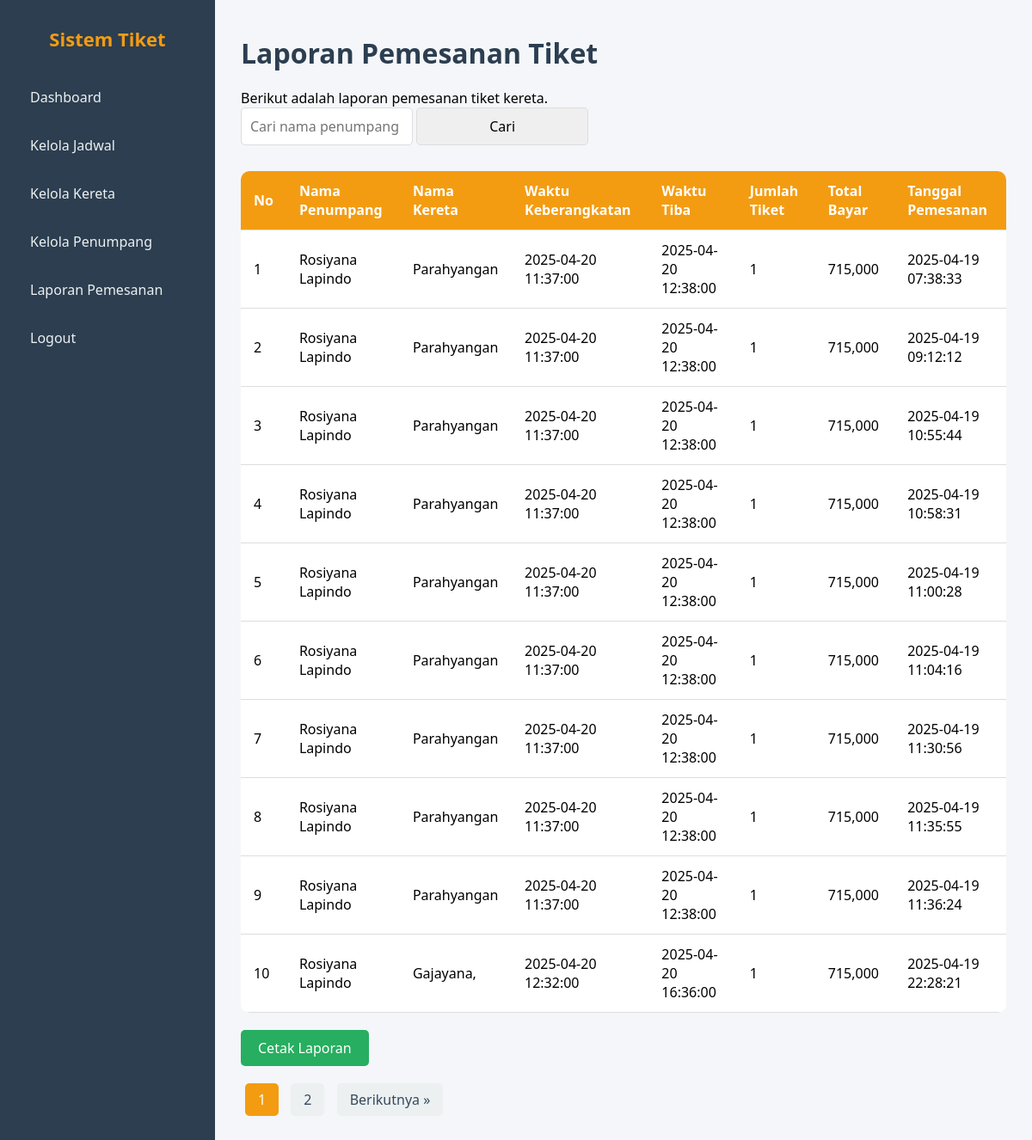
Page /admin/laporan.php (signed in) on the committed database.
### tables this page shows
CREATE TABLE `pemesanan` (
  `id` int(11) NOT NULL,
  `id_user` int(11) NOT NULL,
  `id_jadwal` int(11) NOT NULL,
  `jumlah_tiket` int(11) NOT NULL,
  `total_bayar` decimal(10,2) NOT NULL,
  `status_bayar` enum('belum bayar','sudah bayar') NOT NULL,
  `bukti_pembayaran` varchar(255) DEFAULT NULL,
  `metode_pembayaran` varchar(50) DEFAULT NULL,
  `waktu_pemesanan` timestamp NOT NULL DEFAULT current_timestamp()
);

CREATE TABLE `penumpang` (
  `Id` int(11) NOT NULL,
  `Id_pemesanan` int(11) NOT NULL,
  `Nama_penumpang` varchar(255) NOT NULL,
  `No_kursi` varchar(10) NOT NULL,
  `id_jadwal` int(11) DEFAULT NULL
);

CREATE TABLE `kereta` (
  `id` int(11) NOT NULL,
  `nama_kereta` varchar(100) NOT NULL,
  `jenis` enum('Ekonomi','Bisnis','Eksekutif') NOT NULL,
  `kapasitas` int(11) NOT NULL
);

CREATE TABLE `jadwal` (
  `id` int(11) NOT NULL,
  `id_kereta` int(11) NOT NULL,
  `asal` varchar(100) NOT NULL,
  `tujuan` varchar(100) NOT NULL,
  `waktu_berangkat` datetime NOT NULL,
  `waktu_tiba` datetime NOT NULL,
  `harga` decimal(10,2) NOT NULL
);

### admin/laporan.php (the view, shortened to what this page needs)
<?php
include '../koneksi.php';
$searchTerm = isset($_GET['search']) ? mysqli_real_escape_string($conn, $_GET['search']) : '';
$perPage = 10;
$page = isset($_GET['page']) ? (int)$_GET['page'] : 1;
$start = ($page - 1) * $perPage;
$query = "
SELECT
    pemesanan.id AS pemesanan_id,
    pemesanan.id_user,
    pemesanan.id_jadwal,
    pemesanan.jumlah_tiket,
    pemesanan.total_bayar,
    pemesanan.waktu_pemesanan,
    penumpang.nama_penumpang,
    jadwal.waktu_berangkat,
    jadwal.waktu_tiba,
    kereta.nama_kereta
FROM pemesanan
JOIN penumpang ON pemesanan.id_user = penumpang.id
JOIN jadwal ON pemesanan.id_jadwal = jadwal.id
JOIN kereta ON jadwal.id_kereta = kereta.id
WHERE penumpang.nama_penumpang LIKE ? OR kereta.nama_kereta LIKE ?
LIMIT ?, ?
";
$searchTermWildCard = "%$searchTerm%";
$stmt = mysqli_prepare($conn, $query);
mysqli_stmt_bind_param($stmt, 'ssii', $searchTermWildCard, $searchTermWildCard, $start, $perPage);
mysqli_stmt_execute($stmt);
$data_pemesanan = mysqli_stmt_get_result($stmt);
$countQuery = "SELECT COUNT(*) AS total FROM pemesanan
               JOIN penumpang ON pemesanan.id_user = penumpang.id
               JOIN jadwal ON pemesanan.id_jadwal = jadwal.id
               JOIN kereta ON jadwal.id_kereta = kereta.id
               WHERE penumpang.nama_penumpang LIKE ? OR kereta.nama_kereta LIKE ?";
$countStmt = mysqli_prepare($conn, $countQuery);
mysqli_stmt_bind_param($countStmt, 'ss', $searchTermWildCard, $searchTermWildCard);
mysqli_stmt_execute($countStmt);
$countResult = mysqli_stmt_get_result($countStmt);
$totalData = mysqli_fetch_assoc($countResult)['total'];
$totalPages = ceil($totalData / $perPage);
?>
<!DOCTYPE html>
<html lang="id">
<head>
</head>
<body>
<div class="sidebar">
    <h2>Sistem Tiket</h2>
    <a href="#">Dashboard</a>
    <a href="Kelola_jadwal.php">Kelola Jadwal</a>
    <a href="Kelola_kereta.php">Kelola Kereta</a>
    <a href="kelola_penumpang.php">Kelola Penumpang</a>
    <a href="laporan.php">Laporan Pemesanan</a>
    <a href=" ../logout.php">Logout</a>
</div>
<div class="main">
    <h1>Laporan Pemesanan Tiket</h1>
    <p>Berikut adalah laporan pemesanan tiket kereta.</p>
    <div class="search-bar">
        <form action="" method="get">
            <input type="text" name="search" placeholder="Cari nama penumpang atau kereta" value="<?= htmlspecialchars($searchTerm) ?>">
            <input type="submit" value="Cari">
        </form>
    </div>
    <table>
        <thead>
            <tr>
                <th>No</th>
                <th>Nama Penumpang</th>
                <th>Nama Kereta</th>
                <th>Waktu Keberangkatan</th>
                <th>Waktu Tiba</th>
                <th>Jumlah Tiket</th>
                <th>Total Bayar</th>
                <th>Tanggal Pemesanan</th>
            </tr>
        </thead>
        <tbody>
            <?php $no = 1; while ($row = mysqli_fetch_assoc($data_pemesanan)) { ?>
            <tr>
                <td><?= $no++ ?></td>
                <td><?= htmlspecialchars($row['nama_penumpang']) ?></td>
                <td><?= htmlspecialchars($row['nama_kereta']) ?></td>
                <td><?= $row['waktu_berangkat'] ?></td>
                <td><?= $row['waktu_tiba'] ?></td>
                <td><?= $row['jumlah_tiket'] ?></td>
                <td><?= number_format($row['total_bayar'], 3, ',', '.') ?></td>
                <td><?= $row['waktu_pemesanan'] ?></td>
            </tr>
            <?php } ?>
        </tbody>
    </table>
    <a href="javascript:window.print()" class="btn-print">Cetak Laporan</a>
    <div class="pagination">
        <?php for ($i = 1; $i <= $totalPages; $i++) { ?>
            <a href="?page=<?= $i ?>&search=<?= htmlspecialchars($searchTerm) ?>" class="<?= ($i == $page) ? 'active' : '' ?>"><?= $i ?></a>
        <?php } ?>
        <?php if ($page < $totalPages) { ?>
            <a href="?page=<?= $page + 1 ?>&search=<?= htmlspecialchars($searchTerm) ?>">Berikutnya &raquo;</a>
        <?php } ?>
    </div>
</div>
</body>
</html>

### admin/laporan.php (style rules this page uses)
* { margin: 0; padding: 0; box-sizing: border-box; font-family: 'Segoe UI', sans-serif; }
body { background: #f4f6f9; }
.sidebar { width: 250px; background: #2c3e50; color: #fff; position: fixed; top: 0; bottom: 0; padding: 30px 20px; }
.sidebar h2 { margin-bottom: 30px; font-size: 22px; text-align: center; color: #f39c12; }
.sidebar a { display: block; color: #ecf0f1; padding: 12px 15px; margin: 10px 0; text-decoration: none; border-radius: 8px; transition: 0.3s; }
.main { margin-left: 250px; padding: 40px 30px; }
.main h1 { margin-bottom: 20px; color: #2c3e50; }
.search-bar { margin-bottom: 20px; }
.search-bar input { padding: 10px; width: 200px; font-size: 16px; border-radius: 5px; border: 1px solid #ddd; }
table { width: 100%; border-collapse: collapse; margin-top: 30px; background: #fff; border-radius: 10px; overflow: hidden; }
table th, table td { padding: 12px 15px; border-bottom: 1px solid #ddd; text-align: left; }
table th { background-color: #f39c12; color: #fff; }
.btn-print { display: inline-block; margin-top: 20px; padding: 10px 20px; background: #27ae60; color: #fff; border-radius: 5px; text-decoration: none; }
.pagination { margin-top: 20px; }
.pagination a { display: inline-block; margin: 0 5px; padding: 8px 15px; background: #ecf0f1; color: #34495e; border-radius: 5px; text-decoration: none; }
.pagination a.active { background: #f39c12; color: white; }

### rows in the picture
pemesanan: penumpang.Nama_penumpang "Rosiyana Lapindo", kereta.nama_kereta "Parahyangan", id_jadwal.waktu_berangkat "2025-04-20 11:37:00", id_jadwal.waktu_tiba "2025-04-20 12:38:00", jumlah_tiket "1", total_bayar "715,000", waktu_pemesanan "2025-04-19 07:38:33"
pemesanan: penumpang.Nama_penumpang "Rosiyana Lapindo", kereta.nama_kereta "Parahyangan", id_jadwal.waktu_berangkat "2025-04-20 11:37:00", id_jadwal.waktu_tiba "2025-04-20 12:38:00", jumlah_tiket "1", total_bayar "715,000", waktu_pemesanan "2025-04-19 09:12:12"
pemesanan: penumpang.Nama_penumpang "Rosiyana Lapindo", kereta.nama_kereta "Parahyangan", id_jadwal.waktu_berangkat "2025-04-20 11:37:00", id_jadwal.waktu_tiba "2025-04-20 12:38:00", jumlah_tiket "1", total_bayar "715,000", waktu_pemesanan "2025-04-19 10:55:44"
pemesanan: penumpang.Nama_penumpang "Rosiyana Lapindo", kereta.nama_kereta "Parahyangan", id_jadwal.waktu_berangkat "2025-04-20 11:37:00", id_jadwal.waktu_tiba "2025-04-20 12:38:00", jumlah_tiket "1", total_bayar "715,000", waktu_pemesanan "2025-04-19 10:58:31"
pemesanan: penumpang.Nama_penumpang "Rosiyana Lapindo", kereta.nama_kereta "Parahyangan", id_jadwal.waktu_berangkat "2025-04-20 11:37:00", id_jadwal.waktu_tiba "2025-04-20 12:38:00", jumlah_tiket "1", total_bayar "715,000", waktu_pemesanan "2025-04-19 11:00:28"
pemesanan: penumpang.Nama_penumpang "Rosiyana Lapindo", kereta.nama_kereta "Parahyangan", id_jadwal.waktu_berangkat "2025-04-20 11:37:00", id_jadwal.waktu_tiba "2025-04-20 12:38:00", jumlah_tiket "1", total_bayar "715,000", waktu_pemesanan "2025-04-19 11:04:16"
pemesanan: penumpang.Nama_penumpang "Rosiyana Lapindo", kereta.nama_kereta "Parahyangan", id_jadwal.waktu_berangkat "2025-04-20 11:37:00", id_jadwal.waktu_tiba "2025-04-20 12:38:00", jumlah_tiket "1", total_bayar "715,000", waktu_pemesanan "2025-04-19 11:30:56"
pemesanan: penumpang.Nama_penumpang "Rosiyana Lapindo", kereta.nama_kereta "Parahyangan", id_jadwal.waktu_berangkat "2025-04-20 11:37:00", id_jadwal.waktu_tiba "2025-04-20 12:38:00", jumlah_tiket "1", total_bayar "715,000", waktu_pemesanan "2025-04-19 11:35:55"
pemesanan: penumpang.Nama_penumpang "Rosiyana Lapindo", kereta.nama_kereta "Parahyangan", id_jadwal.waktu_berangkat "2025-04-20 11:37:00", id_jadwal.waktu_tiba "2025-04-20 12:38:00", jumlah_tiket "1", total_bayar "715,000", waktu_pemesanan "2025-04-19 11:36:24"
pemesanan: penumpang.Nama_penumpang "Rosiyana Lapindo", kereta.nama_kereta "Gajayana,", id_jadwal.waktu_berangkat "2025-04-20 12:32:00", id_jadwal.waktu_tiba "2025-04-20 16:36:00", jumlah_tiket "1", total_bayar "715,000", waktu_pemesanan "2025-04-19 22:28:21"
